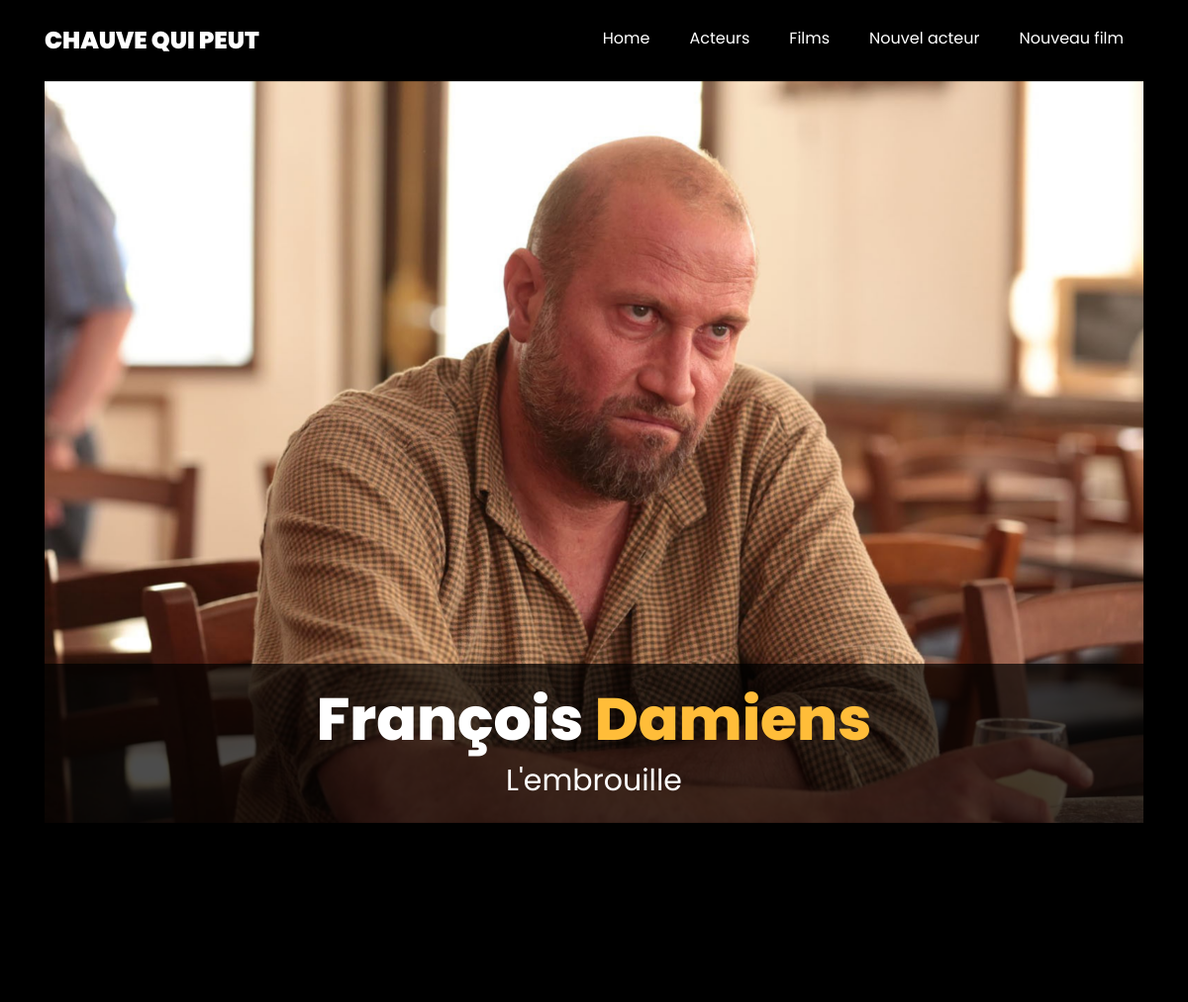
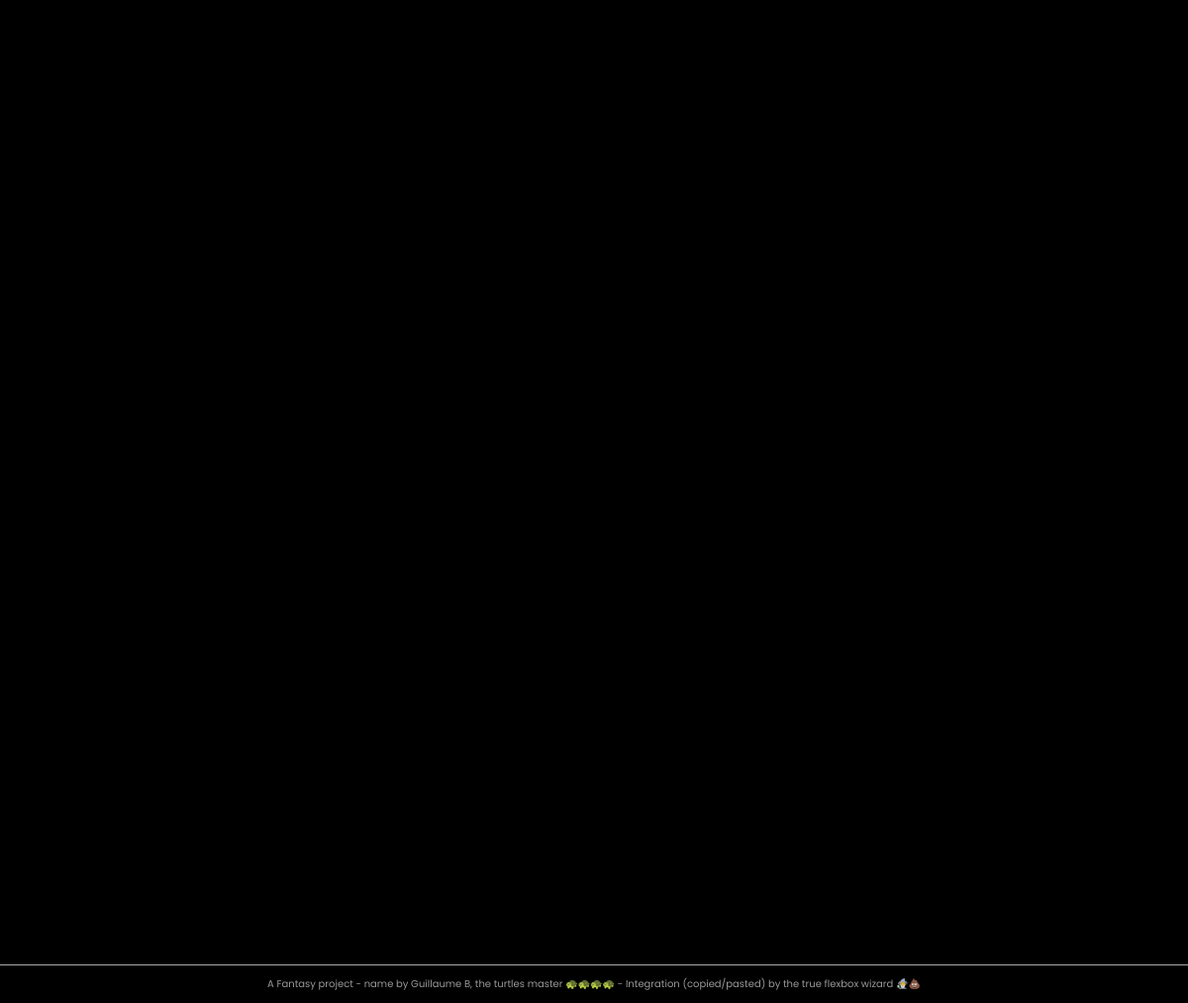
The page / on the database its author committed (2 pictures, top to bottom).
### tables this page shows
CREATE TABLE IF NOT EXISTS `actor` (
  `id` int(8) unsigned NOT NULL AUTO_INCREMENT,
  `firstname` varchar(255) NOT NULL,
  `lastname` varchar(255) DEFAULT NULL,
  `surname` varchar(255) DEFAULT NULL,
  `nationnality` varchar(255) DEFAULT NULL,
  `description` text DEFAULT NULL,
  `picture` varchar(255) DEFAULT NULL,
  `birthdate` datetime DEFAULT NULL,
  `death` datetime DEFAULT NULL,
  PRIMARY KEY (`id`)
);

### index.php (called while the page is built, shortened)
<?php
require(__DIR__ . '/inc/function.php');
$page = filter_input(INPUT_GET, 'page');
if($page === 'actor') {
    $template = __DIR__. '/inc/template/actor.page.php';
}
else if($page === 'movie') {
    $template = __DIR__. '/inc/template/movie.page.php';
}
else if($page === 'actors') {
    $template = __DIR__. '/inc/template/actor-list.page.php';
}
else if($page === 'movies') {
    $template = __DIR__. '/inc/template/movie-list.page.php';
}
else if($page === 'new-actor') {
    $template = __DIR__. '/inc/template/new-actor.page.php';
}
else if($page=== 'save-actor') {
    saveNewActor($_POST);
    header('Location: index.php');
    exit();
}
else if($page === 'new-movie') {
    $template = __DIR__. '/inc/template/new-movie.page.php';
}
else if($page=== 'save-movie') {
    saveNewMovie($_POST);
    header('Location: index.php');
    exit();
}
else {
    $template = __DIR__. '/inc/template/home.page.php';
}
include(__DIR__. '/inc/template/partial/header.tpl.php');
include(__DIR__. '/inc/template/partial/nav.tpl.php');
include($template);
include(__DIR__. '/inc/template/partial/footer.tpl.php');
?>

### inc/function.php (called while the page is built, shortened)
<?php
function getActors()
{
    $data = fetchMany("SELECT * FROM `actor`");
    $actors = [];
    foreach ($data as $values) {
        $actor = new Actor();
        $actor->id = $values['id'];
        $actor->firstname = $values['firstname'];
        $actor->lastname = $values['lastname'];
        $actor->surname = $values['surname'];
        $actor->nationnality = $values['nationnality'];
        $actor->description = $values['description'];
        $actor->picture = $values['picture'];
        $actor->birthdate = $values['birthdate'];
        $actor->death = $values['death'];
        $actors[] = $actor;
    }
    return $actors;
}
function getMovies()
{
    $data = fetchMany("SELECT * FROM `movie`");
    $movies = [];
    foreach($data as $values) {
        $movie = new Movie();
        foreach($values as $property => $value) {
            $movie->$property = $value;
        }
        $movies[] = $movie;
    }
    return $movies;
}
function fetchMany($sql)
{
    $pdo = getPDO();
    $statement = $pdo->query($sql);
    return $statement->fetchAll(PDO::FETCH_ASSOC);
}

### inc/template/partial/home/actor.tpl.php (the view)
<div class="slider-item actor-slide" style="position: relative;">
    <div class="no-gutters slider-text" data-scrollax-parent="true">
        <div class="one-third order-md-last img" style="background-image:url(<?=$actor->picture?>); height: 100%; background-position: 50% 0"></div>
        <div class="actor-name d-flex  align-items-center ftco-animate" style="">
            <div class="text actor-link" data-actor-id="<?=$actor->id?>" style="width:100%">
                <h1 class="mb-1 mt-1"><?=$actor->firstname?> <span><?=$actor->lastname?></span></h1>
                <h2 class="mb-1"><?=$actor->surname?></h2>
            </div>
        </div>
    </div>
</div>

### inc/template/home.page.php (shortened to what this page needs)
<?php
$actors = getActors();
shuffle($actors);
$movies = getMovies();
shuffle($movies);
?>
<section class="actor-carousel container">
    <div class="home-slider  owl-carousel">
        <?php
        foreach($actors as $actor) {
            require(__DIR__ . '/partial/home/actor.tpl.php');
        }
        ?>
    </div>
</section>
    <section class="ftco-section ftco-project" id="projects-section">
    	<div class="container">
    		<div class="row justify-content-center pb-5">
        </div>
    		<div class="row">
                <?php
                foreach($movies as $index => $movie) {
                    require(__DIR__.'/partial/home/movie.tpl.php');
                    if($index === 5 ) {
                        break;
                    }
                }
                ?>
    		</div>
    	</div>
    </section>

### assets/css/__custom.css (style rules this page uses)
.ftco-section { padding: 1em 0 !important; }
.owl-carousel.home-slider .slider-item .slider-text .one-third { width: 100% !important; }
.actor-carousel { position:relative; margin-bottom: 2rem; overflow: auto; }
.actor-name { font-weight: 900; box-sizing: border-box; position:absolute; padding: 1rem; text-align: center; bottom:0px; width:100%; background-color: rgba(0,0,0,0.7); }
.actor-link { cursor: pointer; }

### rows shown on the page
actor: picture (picture), $actor->id 1 (drawn), firstname "François", lastname "Damiens", surname "L'embrouille"
